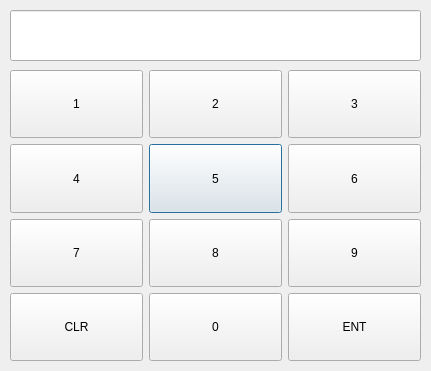
<?xml version="1.0" encoding="UTF-8"?>
<ui version="4.0">
 <class>NumPadDialog</class>
 <widget class="QDialog" name="NumPadDialog">
  <property name="geometry">
   <rect>
    <x>0</x>
    <y>0</y>
    <width>431</width>
    <height>371</height>
   </rect>
  </property>
  <property name="sizePolicy">
   <sizepolicy hsizetype="MinimumExpanding" vsizetype="MinimumExpanding">
    <horstretch>0</horstretch>
    <verstretch>0</verstretch>
   </sizepolicy>
  </property>
  <property name="windowTitle">
   <string>Dialog</string>
  </property>
  <widget class="QWidget" name="widget" native="true">
   <property name="geometry">
    <rect>
     <x>-40</x>
     <y>10</y>
     <width>729</width>
     <height>419</height>
    </rect>
   </property>
   <widget class="QWidget" name="gridLayoutWidget">
    <property name="geometry">
     <rect>
      <x>50</x>
      <y>60</y>
      <width>411</width>
      <height>291</height>
     </rect>
    </property>
    <layout class="QGridLayout" name="gridLayout">
     <item row="1" column="1">
      <widget class="QPushButton" name="pushButton_5">
       <property name="sizePolicy">
        <sizepolicy hsizetype="Expanding" vsizetype="Expanding">
         <horstretch>0</horstretch>
         <verstretch>0</verstretch>
        </sizepolicy>
       </property>
       <property name="text">
        <string>5</string>
       </property>
      </widget>
     </item>
     <item row="3" column="2">
      <widget class="QPushButton" name="pushButton_12">
       <property name="sizePolicy">
        <sizepolicy hsizetype="Expanding" vsizetype="Expanding">
         <horstretch>0</horstretch>
         <verstretch>0</verstretch>
        </sizepolicy>
       </property>
       <property name="text">
        <string>ENT</string>
       </property>
      </widget>
     </item>
     <item row="3" column="0">
      <widget class="QPushButton" name="pushButton_10">
       <property name="sizePolicy">
        <sizepolicy hsizetype="Expanding" vsizetype="Expanding">
         <horstretch>0</horstretch>
         <verstretch>0</verstretch>
        </sizepolicy>
       </property>
       <property name="text">
        <string>CLR</string>
       </property>
      </widget>
     </item>
     <item row="0" column="1">
      <widget class="QPushButton" name="pushButton_2">
       <property name="sizePolicy">
        <sizepolicy hsizetype="Expanding" vsizetype="Expanding">
         <horstretch>0</horstretch>
         <verstretch>0</verstretch>
        </sizepolicy>
       </property>
       <property name="text">
        <string>2</string>
       </property>
      </widget>
     </item>
     <item row="2" column="0">
      <widget class="QPushButton" name="pushButton_7">
       <property name="sizePolicy">
        <sizepolicy hsizetype="Expanding" vsizetype="Expanding">
         <horstretch>0</horstretch>
         <verstretch>0</verstretch>
        </sizepolicy>
       </property>
       <property name="text">
        <string>7</string>
       </property>
      </widget>
     </item>
     <item row="0" column="0">
      <widget class="QPushButton" name="pushButton">
       <property name="sizePolicy">
        <sizepolicy hsizetype="Expanding" vsizetype="Expanding">
         <horstretch>0</horstretch>
         <verstretch>0</verstretch>
        </sizepolicy>
       </property>
       <property name="text">
        <string>1</string>
       </property>
      </widget>
     </item>
     <item row="3" column="1">
      <widget class="QPushButton" name="pushButton_11">
       <property name="sizePolicy">
        <sizepolicy hsizetype="Expanding" vsizetype="Expanding">
         <horstretch>0</horstretch>
         <verstretch>0</verstretch>
        </sizepolicy>
       </property>
       <property name="text">
        <string>0</string>
       </property>
      </widget>
     </item>
     <item row="0" column="2">
      <widget class="QPushButton" name="pushButton_3">
       <property name="sizePolicy">
        <sizepolicy hsizetype="Expanding" vsizetype="Expanding">
         <horstretch>0</horstretch>
         <verstretch>0</verstretch>
        </sizepolicy>
       </property>
       <property name="text">
        <string>3</string>
       </property>
      </widget>
     </item>
     <item row="2" column="1">
      <widget class="QPushButton" name="pushButton_8">
       <property name="sizePolicy">
        <sizepolicy hsizetype="Expanding" vsizetype="Expanding">
         <horstretch>0</horstretch>
         <verstretch>0</verstretch>
        </sizepolicy>
       </property>
       <property name="text">
        <string>8</string>
       </property>
      </widget>
     </item>
     <item row="1" column="2">
      <widget class="QPushButton" name="pushButton_6">
       <property name="sizePolicy">
        <sizepolicy hsizetype="Expanding" vsizetype="Expanding">
         <horstretch>0</horstretch>
         <verstretch>0</verstretch>
        </sizepolicy>
       </property>
       <property name="text">
        <string>6</string>
       </property>
      </widget>
     </item>
     <item row="2" column="2">
      <widget class="QPushButton" name="pushButton_9">
       <property name="sizePolicy">
        <sizepolicy hsizetype="Expanding" vsizetype="Expanding">
         <horstretch>0</horstretch>
         <verstretch>0</verstretch>
        </sizepolicy>
       </property>
       <property name="text">
        <string>9</string>
       </property>
      </widget>
     </item>
     <item row="1" column="0">
      <widget class="QPushButton" name="pushButton_4">
       <property name="sizePolicy">
        <sizepolicy hsizetype="Expanding" vsizetype="Expanding">
         <horstretch>0</horstretch>
         <verstretch>0</verstretch>
        </sizepolicy>
       </property>
       <property name="text">
        <string>4</string>
       </property>
      </widget>
     </item>
    </layout>
   </widget>
   <widget class="QLineEdit" name="displayEdit">
    <property name="geometry">
     <rect>
      <x>50</x>
      <y>0</y>
      <width>411</width>
      <height>51</height>
     </rect>
    </property>
    <property name="alignment">
     <set>Qt::AlignRight|Qt::AlignTrailing|Qt::AlignVCenter</set>
    </property>
    <property name="readOnly">
     <bool>true</bool>
    </property>
   </widget>
  </widget>
 </widget>
 <resources/>
 <connections/>
</ui>
